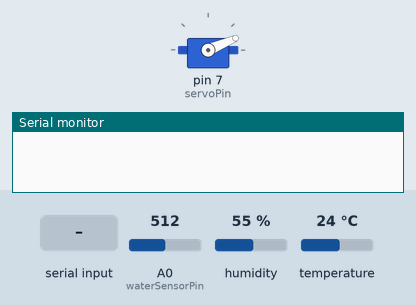
Recording of a sketch running on a simulated Arduino Uno, built with avr-gcc and run on an emulated ATmega328P. On the bench: servo, the last lines printed to the serial monitor. The inputs (shaded band) are chosen by the test bench; at power-on: A0 (waterSensorPin) = 512, humidity 55 %, temperature 24 °C. The local clock reads 2024-03-15 10:24:30 at power-on unless the sketch sets it.

Above: at 1.29 s.
1.3 s: A0 (waterSensorPin) set to 6
At 4.2 s:
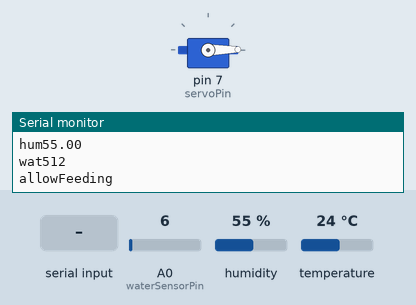
4.8 s: A0 (waterSensorPin) set to 3
8.9 s: "feed\n" received over Serial
Timing chart, 0 to 13.9 s (numbered marks = the images above; inputs shaded):
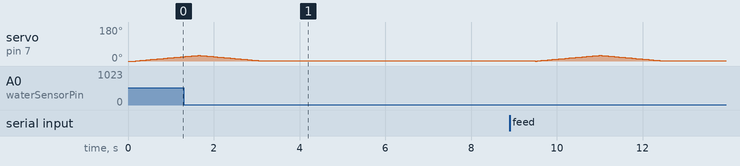

The sketch:

feedingSys.ino
```cpp
#include <Arduino_BuiltIn.h>
#include <Servo.h>
#include <DS1302.h>
#include <DHT.h>

DHT dht(2, DHT11);

const int CLK = 6;
const int DAT = 5;
const int RST = 4;
DS1302 rtc(RST, DAT, CLK); //rtc 연결부

Servo servo;
int pos=0;
const int servoPin=7; //서보모터 연결부

int waterSensorPin = A0;
int waterSensorValue = 0; // 수위센서

int feedCycle = 30;
long currentFeed = 0;
const int lowWater=5;
bool forbidFeed = false;  //일반변수
long globalunix = 0;
bool waitcycle = false;
String receivedData;
void feeding()
{
  for (pos = 0; pos < 30; pos += 1)    // 위에 변수를 선언한 pos는 0, 180도보다 작다면 , 1도씩 더하고
  {
  servo.write(pos);                            // 서보모터를 pos 각도로 움직여라
  delay(50);                                         // 0.1초의 딜레이 ( 1초 = 1000 )
  }
  for (pos = 30; pos > 0; pos -= 1)    // 위에 변수를 선언한 pos는 0, 180도보다 작다면 , 1도씩 더하고
  {
  servo.write(pos);                            // 서보모터를 pos 각도로 움직여라
  delay(50);                                         // 0.1초의 딜레이 ( 1초 = 1000 )
  }
  currentFeed = globalunix;
  Serial.print("cur");
  Serial.println(currentFeed);
}

void setup() {
  Serial.begin(9600);
  // dht.begin();
  pinMode(servoPin, OUTPUT);
  servo.attach(7);
  rtc.halt(false);
  rtc.writeProtect(false);
  // rtc.setDOW(MONDAY);
  rtc.setTime(17, 43, 30);
  // rtc.setDate(13, 4, 2020);
  servo.write(0);
  dht.begin();
}

void loop() {
  delay(100);

  while (Serial.available() > 0) {
    receivedData = Serial.readStringUntil('\n');  // '\n'이 올 때까지 문자열로 읽음
    if(waitcycle){
      int newCycle = receivedData.toInt();
      feedCycle = newCycle;
      waitcycle = false;
    }
    else{
      if(receivedData=="changecycle"){
        waitcycle = true;
      }
      else if(receivedData=="feed"){
        feeding();
      }
    }
  }

  Time t = rtc.getTime();

  // Unix Time 계산
  long unixtime = 0;
  unixtime += t.sec;
  unixtime += t.min*60;
  unixtime += ((long)t.hour*(3600));
  globalunix = unixtime;

  // Serial.println(t.sec);
  // Serial.println(t.min);
  // Serial.println(t.hour);
  // Serial.println(unixtime);
  // Serial.println(globalunix);
  float humidity = dht.readHumidity();    // 습도 값 읽기
  float temperature = dht.readTemperature(); // 온도 값 읽기
  waterSensorValue = analogRead(waterSensorPin); // 수위 센서로부터 아날로그 값을 읽기

  if(unixtime - currentFeed >= feedCycle && !forbidFeed){
    feeding();
    currentFeed = globalunix;
  }
  Serial.print("tem");
  Serial.println(temperature);
  Serial.print("hum");
  Serial.println(humidity);
  Serial.print("wat");
  Serial.println(waterSensorValue);
  if(waterSensorValue<lowWater)
  {
    forbidFeed = true;
    Serial.println("forbidFeeding");
  }
  else{
    forbidFeed = false;
    Serial.println("allowFeeding");
  }

  // 짧은 지연
  delay(2000);
}
```
